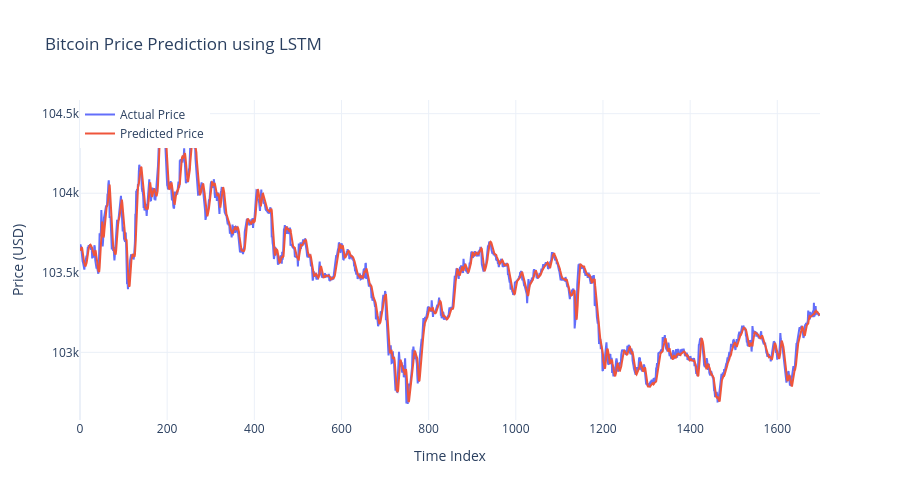

Here is the notebook cell this chart was saved with:
### Markdown cell above
## Plotting Actual Vs Predicted using Plotly

### Code cell
import plotly.graph_objects as go

fig = go.Figure()

fig.add_trace(go.Scatter(
    y=y_test_actual.flatten(),
    mode='lines',
    name='Actual Price',
    line=dict(width=2)
))

fig.add_trace(go.Scatter(
    y=y_pred.flatten(),
    mode='lines',
    name='Predicted Price',
    line=dict(width=2)
))

fig.update_layout(
    title="Bitcoin Price Prediction using LSTM",
    xaxis_title="Time Index",
    yaxis_title="Price (USD)",
    legend=dict(x=0, y=1),
    template="plotly_white",
    height=500,
    width=900
)

fig.show()

### Figure 1 — Plotly figure (JSON) as saved in the notebook; plotly's stock layout.template omitted (floating-point values rounded to 4 significant figures; data arrays with more than 128 entries replaced by an {"elided": "..."} marker saying what was removed)
{"data": [{"line": {"width": 2}, "mode": "lines", "name": "Actual Price", "type": "scatter", "y": {"elided": "1699 float values"}}, {"line": {"width": 2}, "mode": "lines", "name": "Predicted Price", "type": "scatter", "y": {"elided": "1699 float values"}}], "layout": {"height": 500, "legend": {"x": 0, "y": 1}, "title": {"text": "Bitcoin Price Prediction using LSTM"}, "width": 900, "xaxis": {"autorange": true, "range": [0, 1698], "title": {"text": "Time Index"}}, "yaxis": {"autorange": true, "range": [102600.0, 104600.0], "title": {"text": "Price (USD)"}, "type": "linear"}}}
